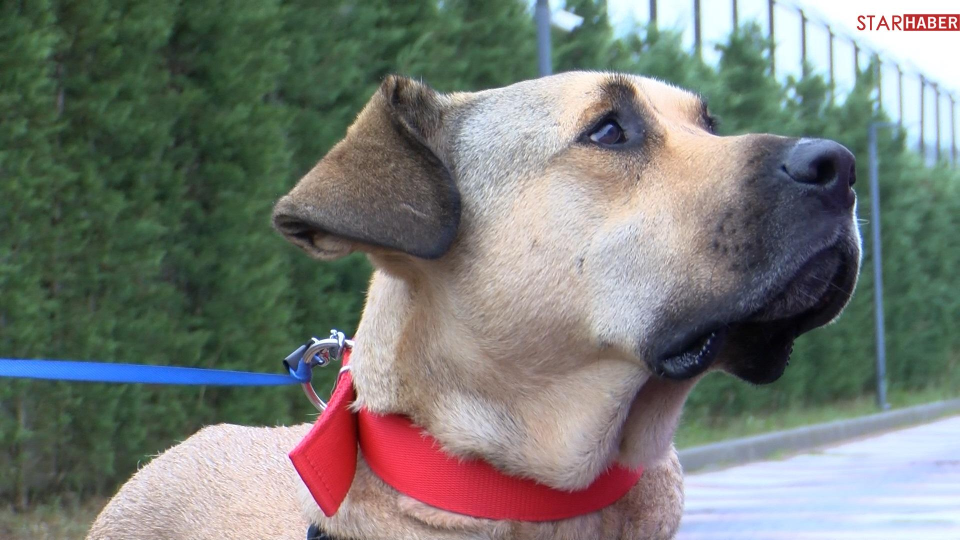
#> input picture Lab4/images/boji.jpg, 1920 x 1080 px (shown at 1/2 size)
$ jupyter execute --allow-errors Lab4.ipynb
#> lines starting #> are read from the running program, lines starting #| are printed output that depends on the picture
[cell 1]
import cv2 as cv

[cell 2]
img_boji = cv.imread("images/boji.jpg")
#> img_boji is the input picture: shape (1080, 1920, 3); mean B, G, R 117.7, 122.8, 119.1

img_boji.shape
#> Out = (1080, 1920, 3)

[cell 3]
# show boji image
cv.imshow("boji", img_boji)
cv.waitKey(0)
cv.destroyAllWindows()
cv.waitKey(1)

[cell 4]
# resize image

dimension = (int((img_boji.shape[1] / 2)), int((img_boji.shape[0] / 2)))
#> dimension = (960, 540)

resized_img_boji = cv.resize(img_boji, dimension, interpolation = cv.INTER_AREA)
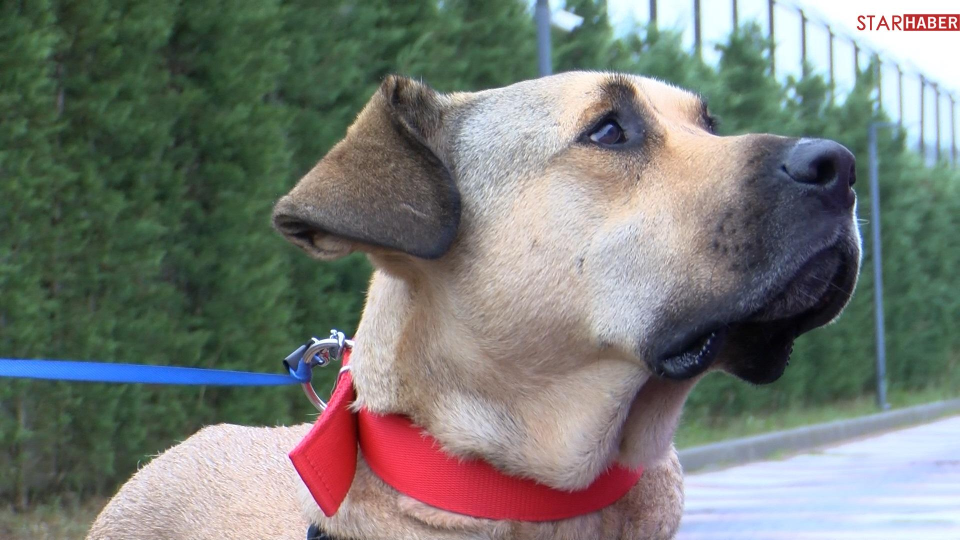
#> resized_img_boji: shape (540, 960, 3); mean B, G, R 117.8, 123, 119.3
# resized_img_boji.shape

cv.imshow("resized boji", resized_img_boji)
cv.waitKey(0)
cv.destroyAllWindows()
cv.waitKey(1)

[cell 5]
# [19 lines of commented-out code are left out]

[cell 6]
# adding squares to the corners of the image

height = int(resized_img_boji.shape[0])
#> height = 540
width = int(resized_img_boji.shape[1])
#> width = 960

# top left corner
resized_img_boji[0:50, 0:50, 0] = 255
resized_img_boji[0:50, 0:50, 1] = 255
resized_img_boji[0:50, 0:50, 2] = 255

# top right corner
resized_img_boji[ 0:50 , (width -50): width, 0] = 255
resized_img_boji[ 0:50 ,(width -50): width, 1] = 255
resized_img_boji[ 0:50 ,(width -50): width, 2] = 255

# bottom left corner
resized_img_boji[ (height - 50):height ,0:50, 0] = 255
resized_img_boji[ (height - 50):height ,0:50, 1] = 255
resized_img_boji[ (height - 50):height ,0:50, 2] = 255


# bottom right corner
resized_img_boji[ (height - 50):height , (width -50):width, 0] = 255
#> resized_img_boji: shape (540, 960, 3); mean B, G, R 119.8, 124.8, 121.1
resized_img_boji[ (height - 50):height ,(width -50): width, 1] = 255
#> resized_img_boji: shape (540, 960, 3); mean B, G, R 119.8, 124.9, 121.1
resized_img_boji[ (height - 50):height ,(width -50): width, 2] = 255
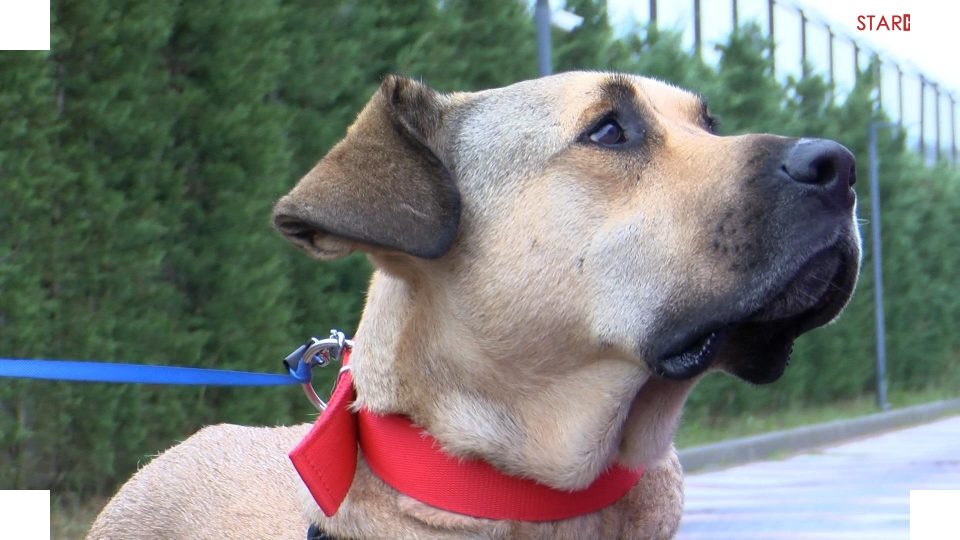
#> resized_img_boji: shape (540, 960, 3); mean B, G, R 119.8, 124.9, 121.2

cv.imshow("square", resized_img_boji)
cv.waitKey(0)
cv.destroyAllWindows()
cv.waitKey(1)

[cell 7]
# gray colored image

grayscale = cv.cvtColor(resized_img_boji, cv.COLOR_BGR2GRAY)
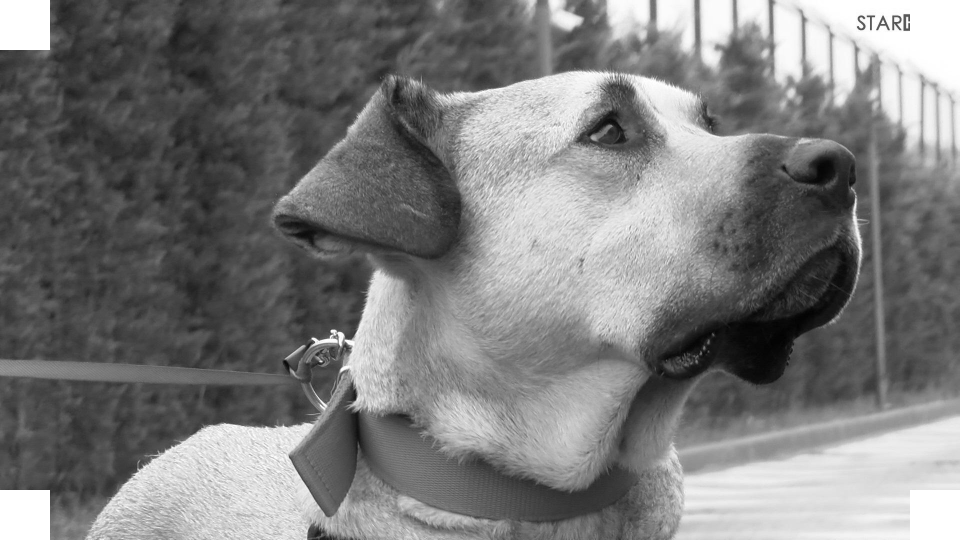
#> grayscale: shape (540, 960); min 2, max 255, mean 123.2

cv.imshow("gray image", grayscale)
cv.waitKey(0)
cv.destroyAllWindows()
cv.waitKey(1)

[cell 8]
import matplotlib as mpl
import matplotlib.pyplot as plt
import numpy as np

[cell 9]
fig, axs = plt.subplots()
fig.suptitle("Matplotlib test", fontsize =16)
axs.imshow(cv.cvtColor(resized_img_boji, cv.COLOR_BGR2RGB))

[cell 10]
fig, axs = plt.subplots(1,2)

axs[0].imshow(cv.cvtColor(resized_img_boji, cv.COLOR_BGR2RGB))
axs[1].imshow(cv.cvtColor(grayscale, cv.COLOR_BGR2RGB))
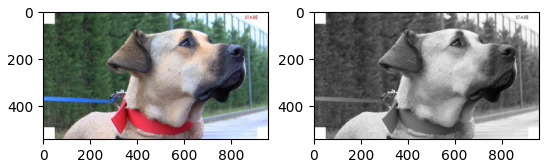
#> figure drawn by matplotlib, 2 panels

[cell 11]
fig, axs = plt.subplots(2,2)

axs[0,0].imshow(cv.cvtColor(resized_img_boji, cv.COLOR_BGR2RGB))
#> (the rest of this cell did not finish here and is left out)

[cell 12]
fig, axs = plt.subplots(3,2)

gray1 = resized_img_boji[:,:,0]
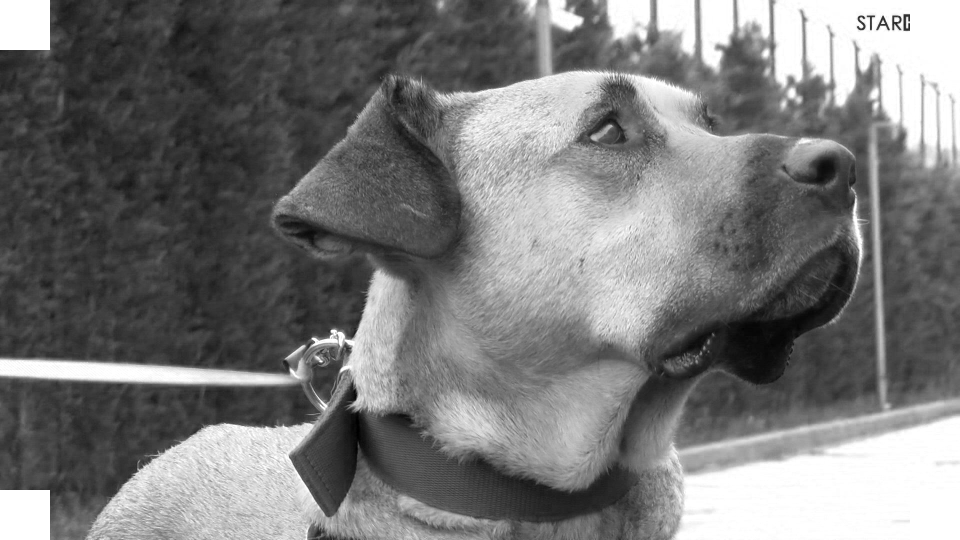
#> gray1: shape (540, 960); min 0, max 255, mean 119.8
gray2 = resized_img_boji[:,:,1]
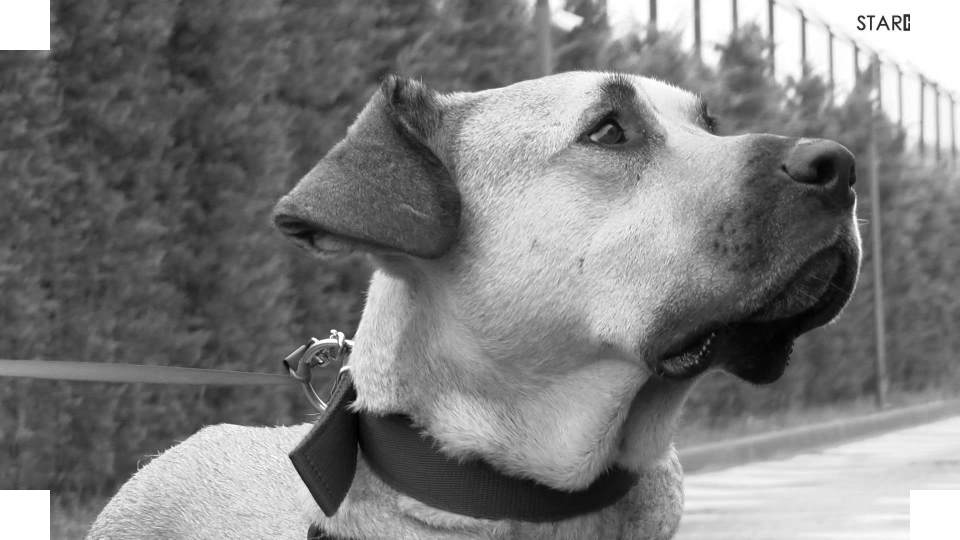
#> gray2: shape (540, 960); min 0, max 255, mean 124.9
gray3 = resized_img_boji[:,:,2]
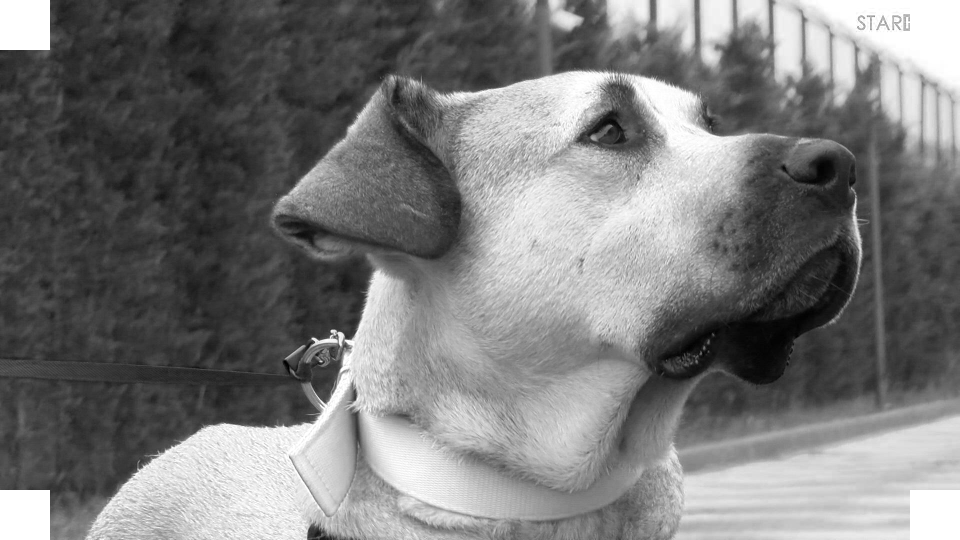
#> gray3: shape (540, 960); min 0, max 255, mean 121.2

(r,g,b) = cv.split(resized_img_boji)
gray4 = 0.2989 * r + 0.5870 * g + 0.1140 * b
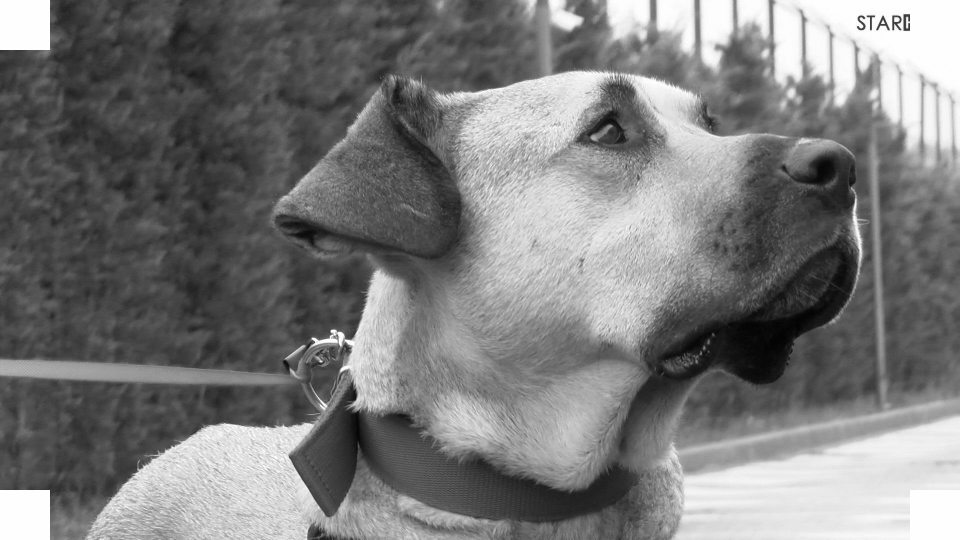
#> gray4: shape (540, 960) float64; min 2.61, max 255, mean 122.9
gray5 = 0.33 * r + 0.33 * g + 0.33 * b

axs[0,0].imshow(cv.cvtColor(resized_img_boji, cv.COLOR_BGR2RGB))
axs[0,1].imshow(cv.cvtColor(gray1, cv.COLOR_BGR2RGB))
axs[1,0].imshow(cv.cvtColor(gray2, cv.COLOR_BGR2RGB))
axs[1,1].imshow(cv.cvtColor(gray3, cv.COLOR_BGR2RGB))
axs[2,0].imshow(cv.cvtColor(np.uint8(gray4), cv.COLOR_BGR2RGB)) # we should convert to uint8
axs[2,1].imshow(cv.cvtColor(np.uint8(gray5), cv.COLOR_BGR2RGB)) # we should convert to uint8
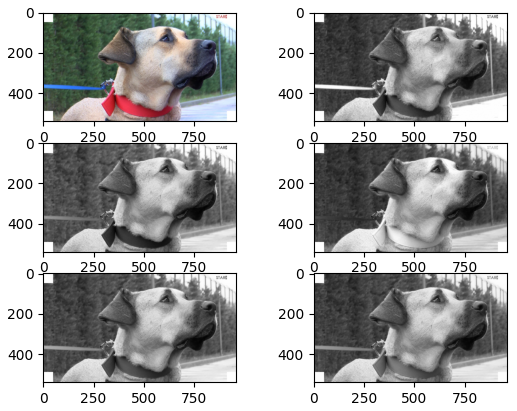
#> figure drawn by matplotlib, 6 panels

[cell 13]
# resimleri ic ice gecirme
img1 = cv.imread("images/girl.png")
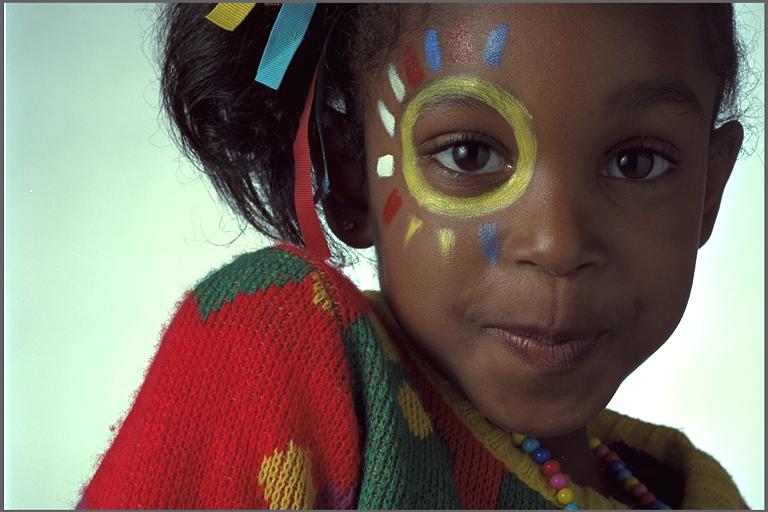
#> input picture Lab4/images/girl.png, 768 x 512 px
#> img1 is the input picture: shape (512, 768, 3); mean B, G, R 96.1, 106, 119.5
img2 = cv.imread("images/monarch.png")

#> (the rest of this cell did not finish here and is left out)
